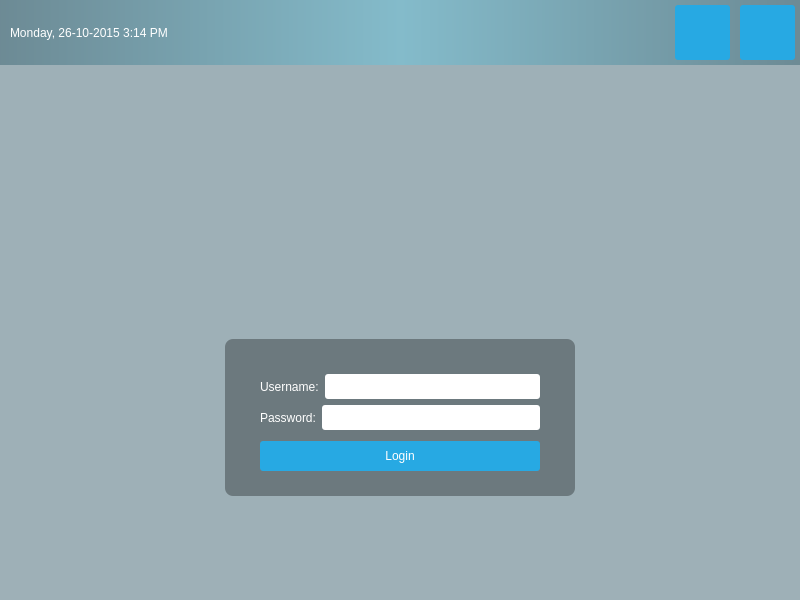
<?xml version="1.0" encoding="UTF-8"?>
<ui version="4.0">
 <class>MainWindow</class>
 <widget class="QMainWindow" name="MainWindow">
  <property name="geometry">
   <rect>
    <x>0</x>
    <y>0</y>
    <width>800</width>
    <height>600</height>
   </rect>
  </property>
  <property name="windowTitle">
   <string>MainWindow</string>
  </property>
  <property name="styleSheet">
   <string notr="true">QLineEdit { border-radius: 3px;}

QLabel { color: white; }

QPushButton
{
	color: white;
	background-color: #27a9e3;
	border-width: 0px;
	border-radius: 3px;
}

QPushButton:hover { background-color: #66c011; }

#centralWidget
{
	background:  rgba(32, 80, 96, 100);
	border-image: url(:/images/login_bg.png);

}

#topPanel { background-color:qlineargradient(spread:reflect, x1:0.5, y1:0, x2:0, y2:0, stop:0 rgba(91, 204, 233, 100), stop:1 rgba(32, 80, 96, 100)); }

#loginForm
{
	background: rgba(0, 0, 0, 80);
	border-radius: 8px;
}</string>
  </property>
  <widget class="QWidget" name="centralWidget">
   <layout class="QVBoxLayout" name="verticalLayout">
    <property name="spacing">
     <number>0</number>
    </property>
    <property name="leftMargin">
     <number>0</number>
    </property>
    <property name="topMargin">
     <number>0</number>
    </property>
    <property name="rightMargin">
     <number>0</number>
    </property>
    <property name="bottomMargin">
     <number>0</number>
    </property>
    <item>
     <widget class="QWidget" name="topPanel" native="true">
      <layout class="QHBoxLayout" name="horizontalLayout">
       <property name="spacing">
        <number>10</number>
       </property>
       <property name="leftMargin">
        <number>10</number>
       </property>
       <property name="topMargin">
        <number>5</number>
       </property>
       <property name="rightMargin">
        <number>5</number>
       </property>
       <property name="bottomMargin">
        <number>5</number>
       </property>
       <item>
        <widget class="QLabel" name="currentDateTime">
         <property name="text">
          <string>Monday, 26-10-2015 3:14 PM</string>
         </property>
        </widget>
       </item>
       <item>
        <spacer name="horizontalSpacer">
         <property name="orientation">
          <enum>Qt::Horizontal</enum>
         </property>
         <property name="sizeHint" stdset="0">
          <size>
           <width>40</width>
           <height>20</height>
          </size>
         </property>
        </spacer>
       </item>
       <item>
        <widget class="QPushButton" name="restartButton">
         <property name="sizePolicy">
          <sizepolicy hsizetype="Fixed" vsizetype="Fixed">
           <horstretch>0</horstretch>
           <verstretch>0</verstretch>
          </sizepolicy>
         </property>
         <property name="minimumSize">
          <size>
           <width>55</width>
           <height>55</height>
          </size>
         </property>
         <property name="text">
          <string/>
         </property>
         <property name="icon">
          <iconset>
           <normaloff>:/icons/restart_icon.png</normaloff>:/icons/restart_icon.png</iconset>
         </property>
         <property name="iconSize">
          <size>
           <width>50</width>
           <height>50</height>
          </size>
         </property>
        </widget>
       </item>
       <item>
        <widget class="QPushButton" name="shutdownButton">
         <property name="sizePolicy">
          <sizepolicy hsizetype="Fixed" vsizetype="Fixed">
           <horstretch>0</horstretch>
           <verstretch>0</verstretch>
          </sizepolicy>
         </property>
         <property name="minimumSize">
          <size>
           <width>55</width>
           <height>55</height>
          </size>
         </property>
         <property name="text">
          <string/>
         </property>
         <property name="icon">
          <iconset>
           <normaloff>:/icons/shutdown_icon.png</normaloff>:/icons/shutdown_icon.png</iconset>
         </property>
         <property name="iconSize">
          <size>
           <width>50</width>
           <height>50</height>
          </size>
         </property>
        </widget>
       </item>
      </layout>
     </widget>
    </item>
    <item>
     <spacer name="verticalSpacer_2">
      <property name="orientation">
       <enum>Qt::Vertical</enum>
      </property>
      <property name="sizeHint" stdset="0">
       <size>
        <width>20</width>
        <height>40</height>
       </size>
      </property>
     </spacer>
    </item>
    <item>
     <layout class="QHBoxLayout" name="horizontalLayout_2">
      <property name="spacing">
       <number>0</number>
      </property>
      <property name="topMargin">
       <number>0</number>
      </property>
      <item>
       <widget class="QLabel" name="logo">
        <property name="sizePolicy">
         <sizepolicy hsizetype="Fixed" vsizetype="Fixed">
          <horstretch>0</horstretch>
          <verstretch>0</verstretch>
         </sizepolicy>
        </property>
        <property name="minimumSize">
         <size>
          <width>150</width>
          <height>150</height>
         </size>
        </property>
        <property name="text">
         <string/>
        </property>
        <property name="pixmap">
         <pixmap>:/images/logo.png</pixmap>
        </property>
       </widget>
      </item>
     </layout>
    </item>
    <item>
     <spacer name="verticalSpacer_3">
      <property name="orientation">
       <enum>Qt::Vertical</enum>
      </property>
      <property name="sizeType">
       <enum>QSizePolicy::Fixed</enum>
      </property>
      <property name="sizeHint" stdset="0">
       <size>
        <width>20</width>
        <height>20</height>
       </size>
      </property>
     </spacer>
    </item>
    <item>
     <layout class="QHBoxLayout" name="horizontalLayout_3">
      <item>
       <widget class="QWidget" name="loginForm" native="true">
        <property name="sizePolicy">
         <sizepolicy hsizetype="Fixed" vsizetype="Fixed">
          <horstretch>0</horstretch>
          <verstretch>0</verstretch>
         </sizepolicy>
        </property>
        <property name="minimumSize">
         <size>
          <width>350</width>
          <height>150</height>
         </size>
        </property>
        <property name="styleSheet">
         <string notr="true"/>
        </property>
        <layout class="QVBoxLayout" name="verticalLayout_2">
         <property name="leftMargin">
          <number>35</number>
         </property>
         <property name="topMargin">
          <number>35</number>
         </property>
         <property name="rightMargin">
          <number>35</number>
         </property>
         <property name="bottomMargin">
          <number>25</number>
         </property>
         <item>
          <layout class="QHBoxLayout" name="horizontalLayout_6">
           <item>
            <widget class="QLabel" name="label">
             <property name="text">
              <string>Username:</string>
             </property>
            </widget>
           </item>
           <item>
            <widget class="QLineEdit" name="username">
             <property name="minimumSize">
              <size>
               <width>0</width>
               <height>25</height>
              </size>
             </property>
            </widget>
           </item>
          </layout>
         </item>
         <item>
          <layout class="QHBoxLayout" name="horizontalLayout_4">
           <item>
            <widget class="QLabel" name="label_2">
             <property name="text">
              <string>Password:</string>
             </property>
            </widget>
           </item>
           <item>
            <widget class="QLineEdit" name="password">
             <property name="minimumSize">
              <size>
               <width>0</width>
               <height>25</height>
              </size>
             </property>
            </widget>
           </item>
          </layout>
         </item>
         <item>
          <spacer name="verticalSpacer_4">
           <property name="orientation">
            <enum>Qt::Vertical</enum>
           </property>
           <property name="sizeType">
            <enum>QSizePolicy::Fixed</enum>
           </property>
           <property name="sizeHint" stdset="0">
            <size>
             <width>20</width>
             <height>5</height>
            </size>
           </property>
          </spacer>
         </item>
         <item>
          <widget class="QPushButton" name="loginButon">
           <property name="minimumSize">
            <size>
             <width>0</width>
             <height>30</height>
            </size>
           </property>
           <property name="text">
            <string>Login</string>
           </property>
          </widget>
         </item>
        </layout>
       </widget>
      </item>
     </layout>
    </item>
    <item>
     <spacer name="verticalSpacer">
      <property name="orientation">
       <enum>Qt::Vertical</enum>
      </property>
      <property name="sizeHint" stdset="0">
       <size>
        <width>20</width>
        <height>40</height>
       </size>
      </property>
     </spacer>
    </item>
   </layout>
  </widget>
  <widget class="QMenuBar" name="menuBar">
   <property name="geometry">
    <rect>
     <x>0</x>
     <y>0</y>
     <width>800</width>
     <height>23</height>
    </rect>
   </property>
  </widget>
 </widget>
 <layoutdefault spacing="6" margin="11"/>
 <resources/>
 <connections/>
</ui>
